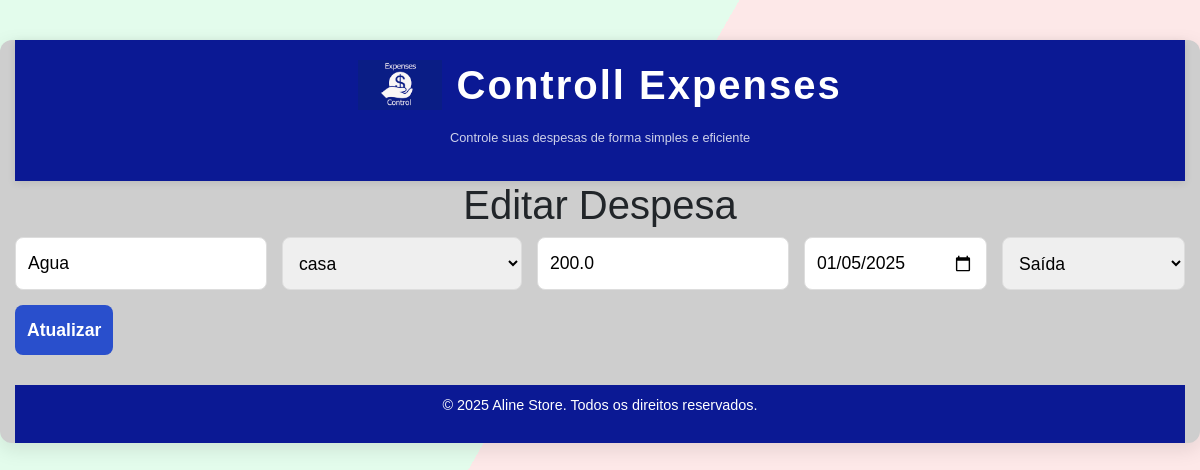
Page /edit/2 on the committed database.
### app.py (models this page shows)
class Expense(db.Model):
    id = db.Column(db.Integer, primary_key=True)
    description = db.Column(db.String(200), nullable=False)
    category = db.Column(db.String(50), nullable=False)
    value = db.Column(db.Float, nullable=False)
    date = db.Column(db.Date, nullable=False, default=datetime.utcnow)
    type = db.Column(db.String(10), nullable=False, default='saida')  # entrada ou saída

class Category(db.Model):
    id = db.Column(db.Integer, primary_key=True)
    name = db.Column(db.String(50), unique=True, nullable=False)

### app.py (the view, shortened to what this page needs)
@app.route('/edit/<int:expense_id>', methods=['GET', 'POST'])
def edit_expense(expense_id):
    expense = Expense.query.get_or_404(expense_id)
    categories = Category.query.all()
    return render_template('edit_expense.html', expense=expense, categories=categories)

### templates/edit_expense.html (shortened to what this page needs)
{% extends "base.html" %}
{% block content %}
<h1>Editar Despesa</h1>
<form action="{{ url_for('edit_expense', expense_id=expense.id) }}" method="POST" class="form-expense">
    <input type="text" name="description" value="{{ expense.description }}" placeholder="Descrição" required>
    <select name="category" required>
        {% for category in categories %}
        <option value="{{ category.name }}" {% if category.name == expense.category %}selected{% endif %}>{{ category.name }}</option>
        {% endfor %}
    </select>
    <input type="number" step="0.01" name="value" value="{{ expense.value }}" placeholder="Valor" required>
    <input type="date" name="date" value="{{ expense.date.strftime('%Y-%m-%d') }}" required>
    <select name="type" required>
        <option value="saida" {% if expense.type == 'saida' %}selected{% endif %}>Saída</option>
    </select>
    <button type="submit" class="btn btn-primary">Atualizar</button>
</form>
{% endblock %}

### static/css/style.css (style rules this page uses)
body { font-family: 'Roboto', sans-serif; background: linear-gradient(120deg, #e3fcec 50%, #fde8e8 50%); margin: 0; padding: 0; }
h1 { text-align: center; color: #333333; margin-bottom: 15px; font-size: 2.8rem; }
.form-expense { display: flex; flex-wrap: wrap; gap: 15px; margin-bottom: 25px; }
.form-expense input, .form-expense select, .form-expense button { flex: 1; padding: 12px; font-size: 1.1rem; border: 1px solid #ddd; border-radius: 8px; transition: box-shadow 0.3s ease; }
.form-expense button { flex: none; background-color: #294fcc; color: white; border: none; cursor: pointer; font-weight: bold; }

### templates/base.html (style rules this page uses)
body { background-color: #f4f4f4; font-family: 'Arial', sans-serif; margin: 0; padding: 0; }

### rows in the picture
Expense: description "Agua", category "casa", value "200.0", date "01/05/2025", type "Saída"
